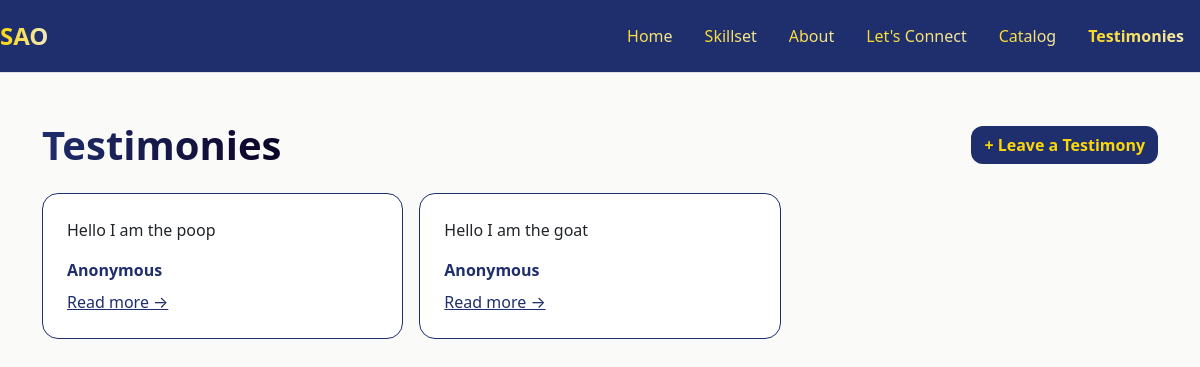
Page /testimonies/ on the earlier database version.
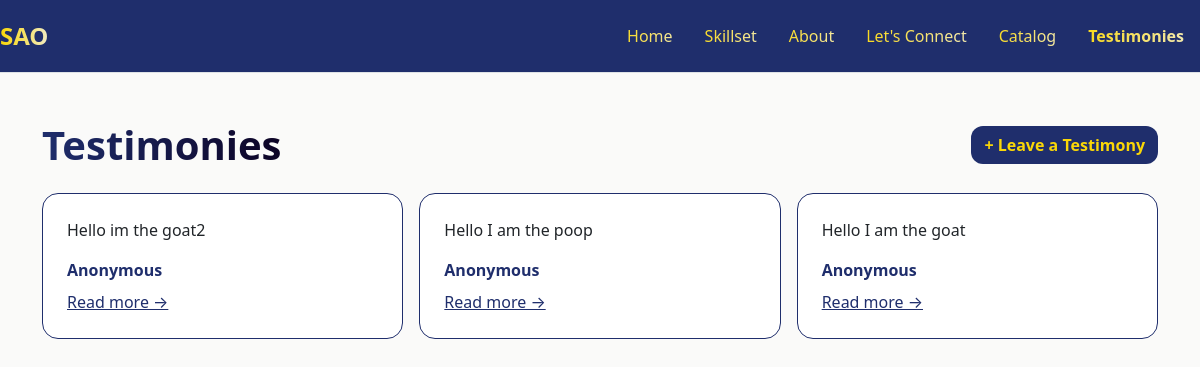
Same page on the later database version.
### testimonies/models.py (models this page shows, shortened)
class Testimony(models.Model):
    full_name = models.CharField(max_length=100, default = "Anonymous")
    content = models.TextField()

### testimonies/views.py (the view)
# urls.py: path('', views.TestimonyListView.as_view(), name='testimony_list'),
class TestimonyListView(ListView):
    model = Testimony
    template_name = 'testimonies/testimony_list.html'
    context_object_name = 'testimonies'
    ordering = ['-id']

### templates/testimonies/testimony_list.html (shortened to what this page needs)
<!DOCTYPE html>
<html lang="en">
<head>
    <link href="https://cdn.jsdelivr.net/npm/bootstrap@5.3.3/dist/css/bootstrap.min.css" rel="stylesheet">
</head>
<body style="background-color:#FAFAF9">
<header class="d-flex flex-wrap justify-content-center py-3 mb-4 border-bottom" style="background-color:#1F2E6C">
    <a href="{% url 'home' %}" class="d-flex align-items-center mb-3 mb-md-0 me-md-auto text-decoration-none">
        <span class="fs-4 fw-bold gold-text">SAO</span>
    </a>
    <ul class="nav nav-pills">
        <li class="nav-item"><a href="{% url 'home' %}" class="nav-link gold-text">Home</a></li>
        <li class="nav-item"><a href="{% url 'skillset' %}" class="nav-link gold-text">Skillset</a></li>
        <li class="nav-item"><a href="{% url 'about' %}" class="nav-link gold-text">About</a></li>
        <li class="nav-item"><a href="{% url 'contact' %}" class="nav-link gold-text">Let's Connect</a></li>
        <li class="nav-item"><a href="{% url 'project_list' %}" class="nav-link gold-text">Catalog</a></li>
        <li class="nav-item"><a href="{% url 'testimony_list' %}" class="nav-link gold-text fw-bold">Testimonies</a></li>
    </ul>
</header>
<div class="container py-4">
<div class="d-flex justify-content-between align-items-center mb-4">
    <h1 class="fw-bold display-6 mb-0 navy-text">Testimonies</h1>
    <a href="{% url 'testimony_create' %}" class="btn btn-add">+ Leave a Testimony</a>
</div>
<div class="row row-cols-1 row-cols-md-3 g-3">
    {% for t in testimonies %}
    <div class="col">
        <div class="card p-4 h-100" style="background: #ffffff; border: 1px solid #1F2E6C; border-radius: 16px;">
            <p class="mb-3">{{ t.content|truncatechars:120 }}</p>
            <p class="fw-bold mb-2" style="color: #1F2E6C;">{{ t.full_name }}</p>
            <a href="{% url 'testimony_detail' pk=t.pk %}" style="color: #1F2E6C;">Read more &rarr;</a>
        </div>
    </div>
    {% empty %}
    <div class="col"><p class="text-muted">No testimonies yet.</p></div>
    {% endfor %}
</div>
    </div>
</body>
</html>

Differences in the rows shown:
added Testimony: content "Hello im the goat2", full_name "Anonymous"
